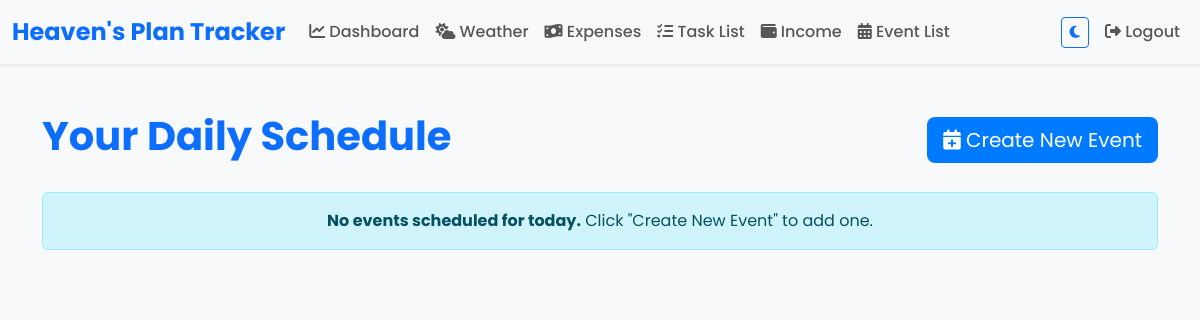
The app's page /timetable/daily/ (signed in), older data.
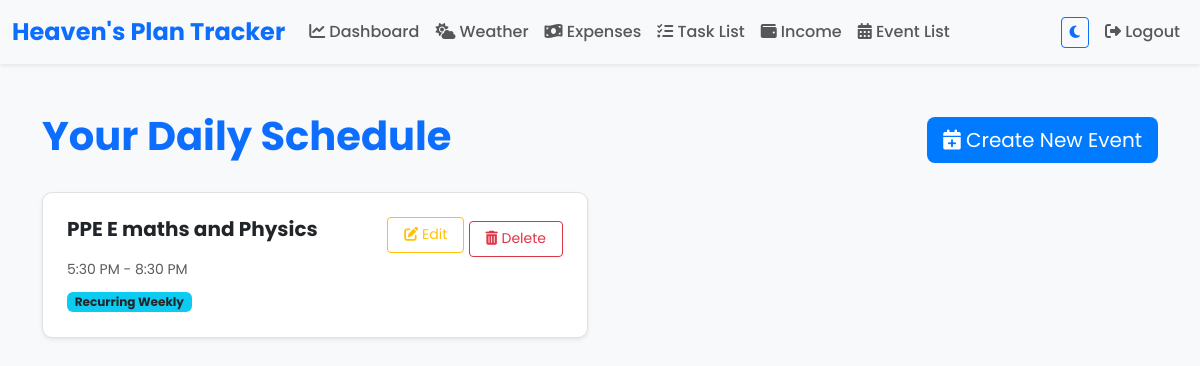
The same page, newer data.
### timetable/models.py (models this page shows, shortened)
class Event(models.Model):
    class RecurringOption(models.TextChoices):
        NONE = 'none', 'None'
        DAILY = 'daily', 'Daily'
        WEEKLY = 'weekly', 'Weekly'
        MONTHLY = 'monthly', 'Monthly'
    user = models.ForeignKey(User, on_delete=models.CASCADE)
    title = models.CharField(max_length=200)
    description = models.TextField(blank=True, null=True)
    start_time = models.DateTimeField()
    end_time = models.DateTimeField()
    task = models.OneToOneField('todo.Task', on_delete=models.CASCADE, null=True, blank=True)
    is_task = models.BooleanField(default=False)
    recurring_option = models.CharField(
        max_length=10, choices=RecurringOption.choices, default=RecurringOption.NONE
    )
    def get_next_occurrences(self, from_date=None, num_occurrences=5):
        if from_date is None:
            from_date = timezone.now()
        occurrences = []
        current_occurrence = self.start_time
        delta = {
            'daily': timedelta(days=1),
            'weekly': timedelta(weeks=1),
            'monthly': relativedelta(months=1)
        }.get(self.recurring_option, None)
        if delta:
            while len(occurrences) < num_occurrences:
                if current_occurrence >= from_date:
                    occurrences.append(current_occurrence)
                current_occurrence += delta
        return occurrences

### timetable/views.py (the view, shortened to what this page needs)
# urls.py: path('daily/', views.daily_view, name='daily_view'),
@login_required
def daily_view(request):
    now = timezone.now().date()
    events = Event.objects.filter(user=request.user, start_time__date=now)
    recurring_events = []
    all_events = []
    for event in events:
        if event.recurring_option != 'none':
            occurrences = event.get_next_occurrences(from_date=timezone.now(), num_occurrences=1)
            if occurrences and occurrences[0].date() == now:
                next_occurrence = occurrences[0]
                recurring_events.append({
                    'id': event.id,
                    'title': event.title,
                    'description': event.description,
                    'start_time': next_occurrence,
                    'end_time': next_occurrence + (event.end_time - event.start_time),
                    'recurring_option': event.get_recurring_option_display(),
                    'is_current': next_occurrence <= timezone.now() <= (next_occurrence + timedelta(hours=1))
                })
    all_events += recurring_events
    return render(request, 'timetable/daily_view.html', {'events': all_events, 'now': timezone.now()})

### templates/timetable/daily_view.html (shortened to what this page needs)
{% extends 'base.html' %}
{% block content %}
<div class="container mt-5">
    <div class="row justify-content-between align-items-center mb-4">
        <div class="col-md-6 col-sm-12">
            <h1 class="display-6 fw-bold text-primary">Your Daily Schedule</h1>
        </div>
        <div class="col-md-4 text-end">
            <a href="{% url 'timetable:create_event' %}" class="btn btn-primary btn-lg">
                <i class="fas fa-calendar-plus"></i> Create New Event
            </a>
        </div>
    </div>
    {% if events %}
    <div class="row">
        {% for event in events %}
        <div class="col-lg-6 col-md-12 mb-4">
            <div class="card shadow-sm p-4 {% if event.is_current %}border-success{% endif %}">
                <div class="d-flex justify-content-between">
                    <div>
                        <h5 class="fw-bold mb-2">{{ event.title }}</h5>
                        <small class="text-muted">
                            {{ event.start_time|date:"g:i A" }} - {{ event.end_time|date:"g:i A" }}
                        </small>
                        {% if event.recurring_option %}
                        <div class="mt-2">
                            <span class="badge bg-info text-dark">Recurring {{ event.recurring_option }}</span>
                        </div>
                        {% endif %}
                    </div>
                    <div class="text-end">
                        <a href="{% url 'timetable:edit_event' event.id %}" class="btn btn-sm btn-outline-warning mb-2">
                            <i class="fas fa-edit"></i> Edit
                        </a>
                        <a href="{% url 'timetable:delete_event' event.id %}" class="btn btn-sm btn-outline-danger">
                            <i class="fas fa-trash-alt"></i> Delete
                        </a>
                    </div>
                </div>
            </div>
        </div>
        {% endfor %}
    </div>
    {% else %}
    <div class="alert alert-info text-center">
        <strong>No events scheduled for today.</strong> Click "Create New Event" to add one.
    </div>
    {% endif %}
</div>
{% endblock %}

Row changes from the older to the newer data that the page shows:
added Event: title "PPE E maths and Physics", start_time "5:30 PM", end_time "8:30 PM", recurring_option "Weekly"
Text that changed along with them:
text no longer shown: "No events scheduled for today. Click \"Create New Event\" to add one."
